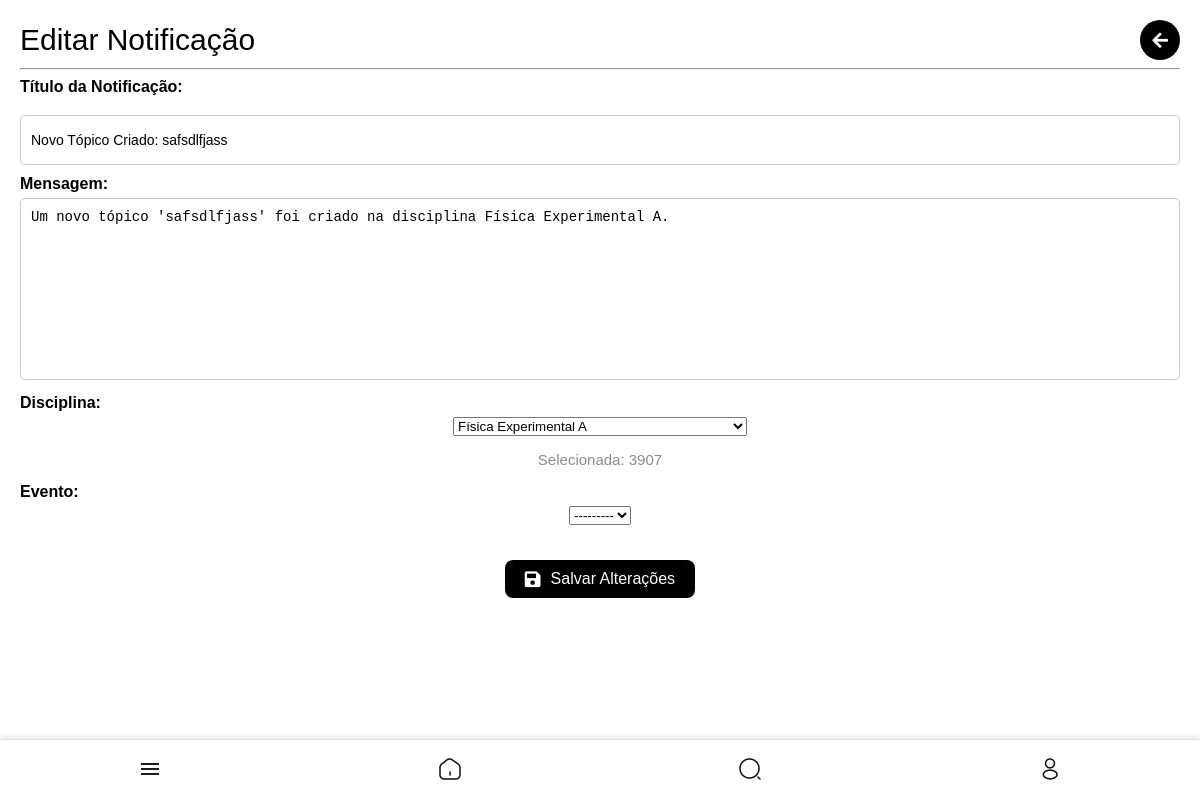
Screenshot of /notificacoes/23/editar/ (signed in) with the database file from the repository.
### core/models.py (models this page shows, shortened)
class Notificacao(models.Model):
    titulo = models.CharField(max_length=255)
    mensagem = models.TextField()
    criado_em = models.DateTimeField(auto_now_add=True)
    criador = models.ForeignKey(settings.AUTH_USER_MODEL, on_delete=models.CASCADE, related_name='notificacoes_criadas')
    destinatarios = models.ManyToManyField(settings.AUTH_USER_MODEL, related_name='notificacoes_recebidas')
    disciplina = models.ForeignKey('Disciplina', null=True, blank=True, on_delete=models.SET_NULL, related_name='notificacoes')
    evento = models.ForeignKey('Evento', null=True, blank=True, on_delete=models.SET_NULL, related_name='notificacoes')
    topico = models.ForeignKey('Topico', null=True, blank=True, on_delete=models.SET_NULL, related_name='notificacoes')  # Novo campo
    excluidas_por = models.ManyToManyField(settings.AUTH_USER_MODEL, related_name='notificacoes_excluidas', blank=True)

### core/views.py (the view)
# urls.py: path('notificacoes/<int:notificacao_id>/editar/', views.editar_notificacao, name='editar_notificacao'),
@login_required
def editar_notificacao(request, notificacao_id):
    notificacao = get_object_or_404(Notificacao, id=notificacao_id, criador=request.user)
    if request.method == 'POST':
        form = NotificationForm(request.POST, instance=notificacao, user=request.user)
        if form.is_valid():
            form.save()
            return redirect('minhas_notificacoes')
    else:
        form = NotificationForm(instance=notificacao, user=request.user)
    return render(request, 'core/editar_notificacao.html', {'form': form})

### core/forms.py
class NotificationForm(forms.ModelForm):
    class Meta:
        model = Notificacao
        fields = ['titulo', 'mensagem', 'disciplina', 'evento']
    def __init__(self, *args, **kwargs):
        user = kwargs.pop('user', None)
        super().__init__(*args, **kwargs)
        if user:
            if user.user_type in ['professor', 'representante']:
                self.fields['disciplina'].queryset = Disciplina.objects.filter(userdiscipline__user=user)
                self.fields['evento'].queryset = Evento.objects.none()
            elif user.user_type == 'entidade':
                self.fields['evento'].queryset = Evento.objects.filter(criado_por=user)
                self.fields['disciplina'].queryset = Disciplina.objects.none()

### core/models.py (called while the page is built)
    def __str__(self):
        return self.nome

### templates/core/editar_notificacao.html (shortened to what this page needs)
{% extends 'core/base.html' %}
{% block content %}
<div class="disciplinas-add-container">
    <div class="header-container">
        <h1>Editar Notificação</h1>
        <div class="actions">
            <a href="{% url 'minhas_notificacoes' %}" class="icon-btn">
                <i class="fa fa-arrow-left"></i>
            </a>
        </div>
    </div>
    <hr>
    <div class="import-disciplinas-container-topico">
        <form method="post" class="topico-form">
            <div class="form-group-title">
                <label for="titulo">Título da Notificação:</label>
                {{ form.titulo }}
            </div>
            <div class="form-group">
                <label for="mensagem">Mensagem:</label>
                {{ form.mensagem }}
            </div>
            <div class="form-group">
                <label for="disciplina">Disciplina:</label>
                {{ form.disciplina }}
                {% if form.disciplina.value %}
                <p style="font-size: min(15px, 3.5vw); color: #8c8c8c;">Selecionada: {{ form.disciplina.value }}</p>
                {% endif %}
            </div>
            <div class="form-group" style="margin-bottom: min(12vw,35px);">
                <label for="evento">Evento:</label>
                {{ form.evento }}
            </div>
            <button type="submit" class="import-btn">
                <i class="fa fa-save"></i>
                <span>Salvar Alterações</span>
            </button>
        </form>
    </div>
</div>
{% endblock %}

### static/style.css (style rules this page uses)
@media (min-width: 769px) { body { font-family: Arial, sans-serif; background-color: rgb(234, 234, 234); display: flex; flex-direction: column; align-items: center; justify-content: flex-start; min-height: 100vh; margin: 0; padding-bottom: 5vw; } }
@media (min-width: 769px) { input { font-size: 2vw; padding: 2vw; height: 2vw; border: 1px solid #000000; border-radius: 1vw; } }
@media (min-width: 769px) { input::placeholder { font-size: 2vw; color: #888; } }
@media (min-width: 769px) { a { text-decoration: none; color: #000000; } }
@media (min-width: 769px) { .header-container { display: flex; flex-direction: row; justify-content: space-between; align-items: center; } }
@media (min-width: 769px) { .actions { display: flex; flex-direction: row; gap: min(10px, 2vw); justify-content: center; align-items: center; } }
@media (min-width: 769px) { .actions .icon-btn { display: flex; flex-direction: row; justify-content: center; background-color: #000; color: #fff; border: none; border-radius: 50%; width: min(40px, 8vw); height: min(40px, 8vw); font-size: min(18px, 4vw); cursor: pointer; text-decoration: none; } }
@media (min-width: 769px) { .disciplinas-add-container { padding: min(6vw, 20px); font-family: Arial, sans-serif; padding-bottom: min(20vw,80px); width: 100vw; box-sizing: border-box; } }
@media (min-width: 769px) { .disciplinas-add-container h1 { font-size: min(30px,6vw); margin-bottom: 0; margin-top: 0; font-weight:normal; text-align: left; } }
@media (min-width: 769px) { .import-btn { display: inline-flex; align-items: center; justify-content: center; font-size: min(16px, 4vw); color: white; background-color: #000000; padding: min(10px, 3vw) min(20px, 6vw); border-radius: min(8px, 2vw); border: none; cursor: pointer; text-decoration: none; } }
@media (min-width: 769px) { .import-btn i { margin-right: min(10px, 2vw); font-size: min(18px, 4vw); } }
@media (min-width: 769px) { .icon-btn { background: none; border: none; font-size: min(18px, 4vw); color: #000000; cursor: pointer; text-decoration: none; display: flex; align-items: center; justify-content: center; } }
@media (min-width: 769px) { .topico-info p,a { font-size: min(12px); color: grey; } }
@media (min-width: 769px) { .import-disciplinas-container-topico { text-align: center; margin-top: min(20px, 6vw); margin-bottom: min(5vw,20px); } }
@media (min-width: 769px) { .import-disciplinas-container-topico { width: 100%; margin: 0 auto; } }
@media (min-width: 769px) { .topico-form .form-group label, .topico-form .form-group-title label { font-size: min(16px, 4vw); font-weight: bold; margin-bottom: min(5px, 2vw); text-align: left; display: block; } }
@media (min-width: 769px) { .topico-form .form-group input, .topico-form .form-group textarea { width: 100%; padding: min(10px,3vw); font-size: min(14px, 3.5vw); border: 1px solid #ccc; border-radius: min(5px,2vw); box-sizing: border-box; resize: none; margin-bottom: min(3vw,10px); } }
@media (min-width: 769px) { .form-group-title input, .form-group-title textarea { width: 100%; padding: min(10px,3vw); font-size: min(14px, 3.5vw); border: 1px solid #ccc; border-radius: min(5px,2vw); box-sizing: border-box; height: min(50px,15vw); resize: none; margin-bottom: min(3vw,10px); } }
@media (min-width: 769px) { .form-group-title { font-size: 4vw; } }

### templates/core/editar_notificacao.html (style rules this page uses)
body { background-color: white; margin: 0; padding: 0; box-sizing: border-box; overflow-x: hidden; }
html, body { width: 100%; }

### rows the page displays
Notificacao: titulo "Novo Tópico Criado: safsdlfjass", mensagem "Um novo tópico 'safsdlfjass' foi criado na disciplina Física Experimental A.", disciplina "Física Experimental A", evento "---------"
